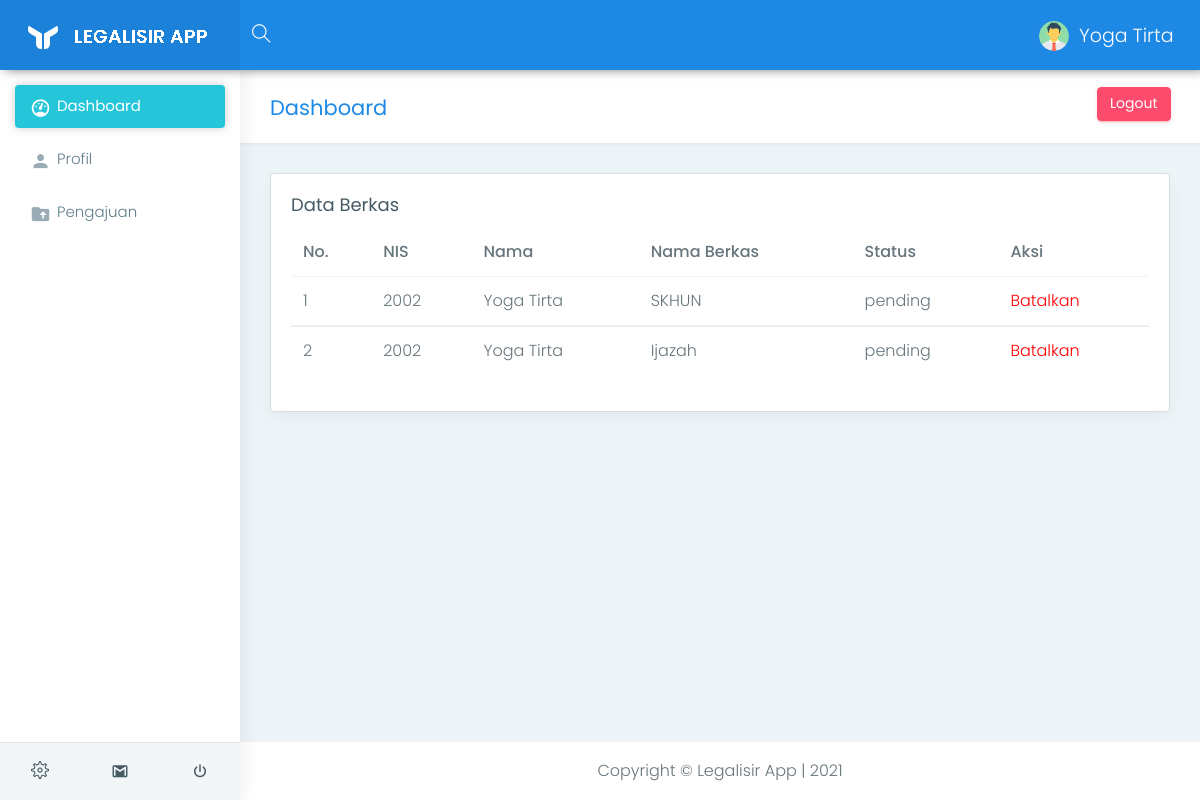
Page /siswa-dashboard.php (signed in) on the earlier database version.
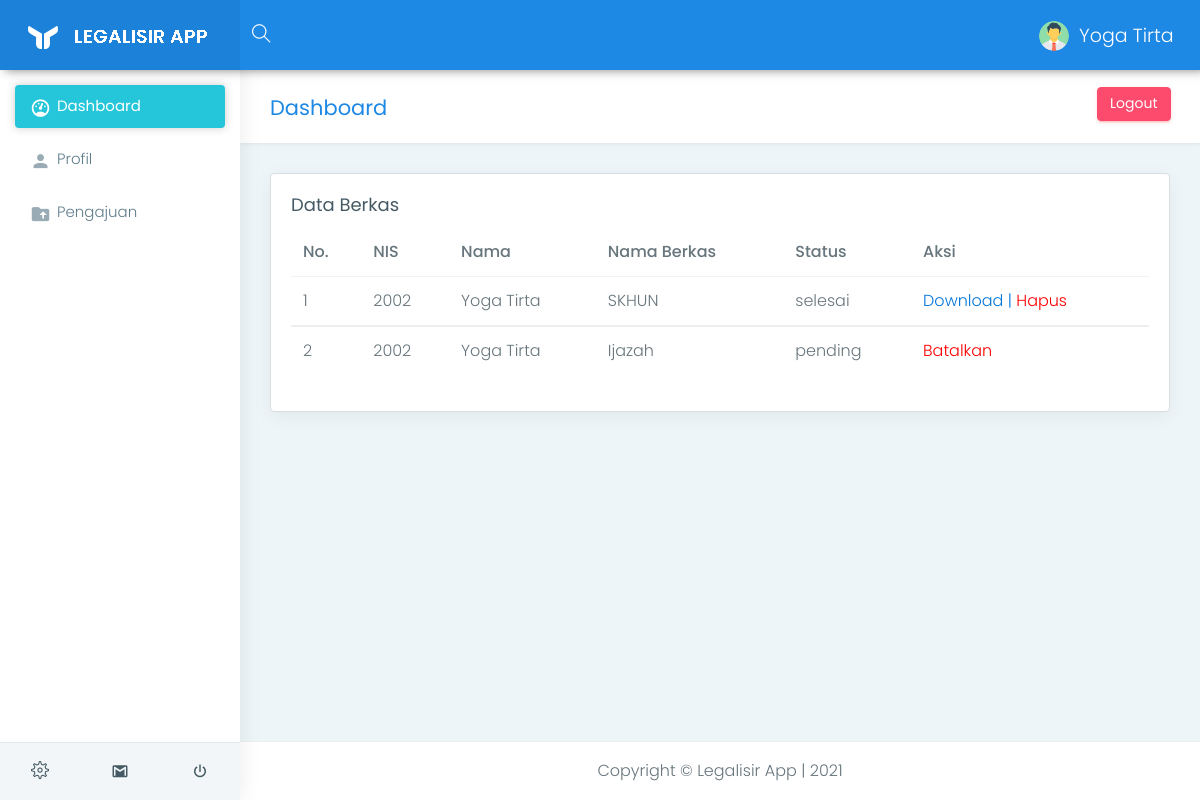
Same page on the later database version.
### tables this page shows
CREATE TABLE `tbl_transaksi` (
  `id_transaksi` int(11) NOT NULL,
  `nis` int(11) NOT NULL,
  `nama` varchar(200) NOT NULL,
  `nama_file` varchar(100) NOT NULL,
  `status` varchar(100) NOT NULL,
  `berkas` varchar(100) NOT NULL
);

CREATE TABLE `tbl_simpan` (
  `id_simpan` int(11) NOT NULL,
  `nis` int(11) NOT NULL,
  `id_transaksi` int(11) NOT NULL,
  `nama_file` varchar(100) NOT NULL,
  `no_sertifikat` varchar(100) NOT NULL,
  `berkas` varchar(100) NOT NULL
);

### functions.php (called while the page is built, shortened)
<?php
$koneksi = mysqli_connect("localhost", "root", "", "legalisir");
function query($query) {
    global $koneksi;
    $result = mysqli_query($koneksi, $query);
    $rows = [];
    while( $row = mysqli_fetch_assoc($result) ) {
        $rows[] = $row;
    }
    return $rows;
}
?>

### siswa-dashboard.php (the view, shortened to what the changed rows need)
<?php
$user = $_SESSION["logged_in_user"];
require 'functions.php';
$pengajuan = query("SELECT * FROM tbl_transaksi
WHERE tbl_transaksi.nis = '$user'");
?>
<!DOCTYPE html>
<html lang="en">
<head>
    <link href="assets/plugins/bootstrap/css/bootstrap.min.css" rel="stylesheet">
    <link href="assets/plugins/chartist-js/dist/chartist.min.css" rel="stylesheet">
    <link href="assets/plugins/chartist-js/dist/chartist-init.css" rel="stylesheet">
    <link href="assets/plugins/chartist-plugin-tooltip-master/dist/chartist-plugin-tooltip.css" rel="stylesheet">
    <link href="assets/plugins/c3-master/c3.min.css" rel="stylesheet">
    <link href="css/style.css" rel="stylesheet">
    <link href="css/colors/blue.css" id="theme" rel="stylesheet">
    <link rel='stylesheet' href='https://cdn.jsdelivr.net/npm/sweetalert2@7.12.15/dist/sweetalert2.min.css'>
</head>
<body class="fix-header fix-sidebar card-no-border">
    <div id="main-wrapper">
        <div class="page-wrapper">
            <div class="container-fluid">
                <div class="row">
                    <div class="col-lg-12">
                        <div class="card">
                            <div class="card-block">
                                <div class="table-responsive">
                                    <table class="table">
                                        <thead>
                                            <tr>
                                                <th>No.</th>
                                                <th>NIS</th>
                                                <th>Nama</th>
                                                <th>Nama Berkas</th>
                                                <th>Status</th>
                                                <th>Aksi</th>
                                            </tr>
                                        </thead>
                                        <?php $angka = 1; ?>
                                        <?php foreach($pengajuan as $row): ?>
                                        <tbody>
                                            <tr>
                                                <td><?= $angka?></td>
                                                <td><?= $row["nis"] ?></td>
                                                <td><?= $row["nama"] ?></td>
                                                <td><?= $row["nama_file"] ?></td>
                                                <td><?= $row["status"] ?></td>
                                                <?php
                                                    if($row['status'] == 'selesai'){
                                                        $sql = mysqli_query($koneksi, "SELECT tbl_simpan.*, tbl_transaksi.id_transaksi FROM tbl_simpan
                                                        JOIN tbl_transaksi ON tbl_transaksi.id_transaksi=tbl_simpan.id_transaksi
                                                        ");
                                                    foreach($sql as $data) :
                                                        if ($data['id_transaksi'] == $row['id_transaksi']) {
                                                            echo "<td><a href='download.php?berkas=$data[berkas]&nama=$user'>Download | </a>";
                                                            echo "<a href='hapus-transaksi.php?id=$row[id_transaksi]' onclick='return confirm('yakin??')' style='color:red;'>Hapus</a></td>";
                                                        }
                                                    endforeach;
                                                    } else {
                                                        echo "<td><a href='hapus-transaksi.php?id=$row[id_transaksi]' onclick='return confirm('yakin??')' style='color:red;'>Batalkan</a></td>";
                                                    }
                                                ?>
                                            </tr>
                                        </tbody>
                                        <?php $angka++;?>
                                        <?php endforeach;?>
                                    </table>
                                </div>
                            </div>
                        </div>
                    </div>
                </div>
            </div>
        </div>
    </div>
</body>
</html>

Differences in the rows shown:
changed tbl_transaksi "SKHUN": status "pending" → "selesai"; no longer shows "Batalkan"
